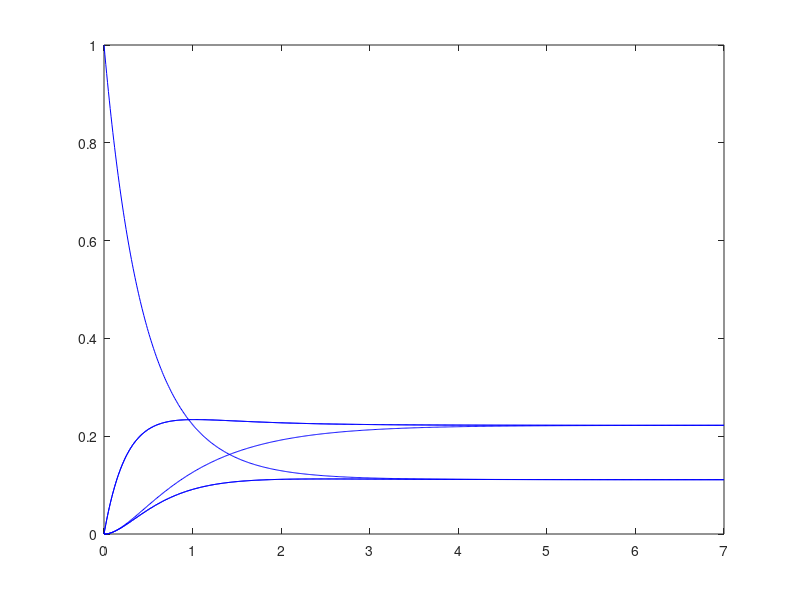

Write MATLAB code to recreate this figure.
mu=1;
lambda=1;
%A=[[-2*lambda,0,2*lambda,0,0,0];[2*mu,-(2*lambda+2*mu),0,0,2*lambda,0];[0,0,-(2*lambda+2*mu),2*lambda,0,2*lambda];[0,4*lambda,0,-4*lambda,0,0];[0,0,4*mu,0,-4*mu,0];[0,4*mu,0,0,0,-4*mu]];
A=[[-lambda,.5*lambda,.5*lambda,0,0,0];[mu,-(lambda+mu),0,0,.5*lambda,.5*lambda];[0,0,-(lambda+mu),mu,.5*lambda,.5*lambda];[0,lambda,lambda,-2*lambda,0,0];[0,0,2*mu,0,-2*mu,0];[0,2*mu,0,0,0,-2*mu]];
T=7;
dt= .01;
time_vect=0:dt:T;
ntimes=length(time_vect);

P=zeros(ntimes,6);
P(1,:)=[0,0,0,1,0,0];

for k=2:ntimes
    P(k,:)=P(k-1,:)+dt*P(k-1,:)*A;
end

figure;
plot(time_vect,P(:,1),'b');
hold on
plot(time_vect,P(:,2),'b');
plot(time_vect,P(:,3),'b');
plot(time_vect,P(:,4),'b');
plot(time_vect,P(:,5),'b');
plot(time_vect,P(:,6),'b');
%plot(P(:,1)+P(:,2)+P(:,3)+P(:,4)+P(:,5)+P(:,6));